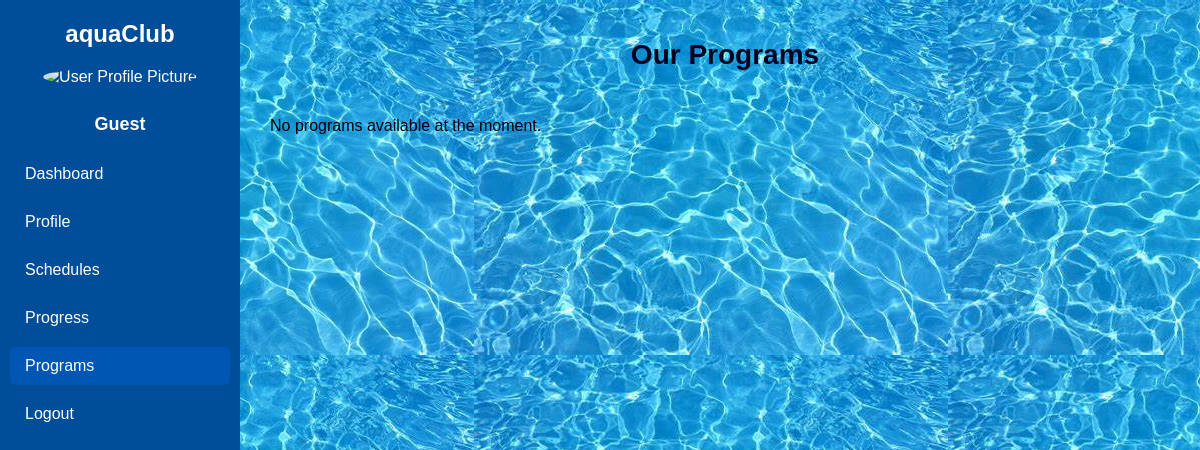
The page /programs.php on the database as committed earlier.
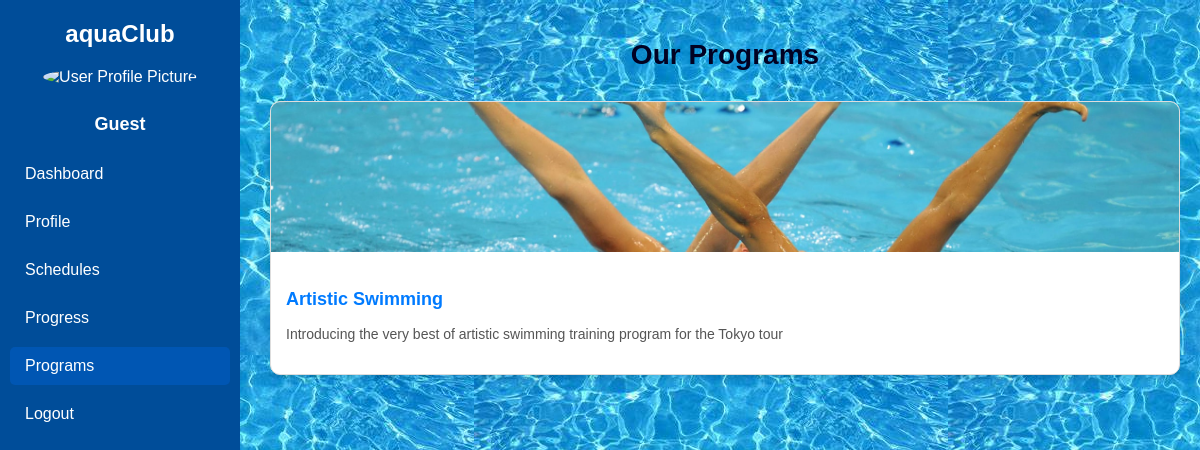
The same page on the database as committed later.
### tables this page shows
CREATE TABLE `programs` (
  `program_id` int(11) NOT NULL,
  `Title` varchar(255) NOT NULL,
  `Description` text NOT NULL,
  `ImageURL` varchar(255) NOT NULL,
  `AltText` varchar(255) DEFAULT NULL,
  `CreationDate` timestamp NOT NULL DEFAULT current_timestamp()
);

### programs.php (the view, shortened to what this page needs)
<?php
include("config_.php");
$sql = "SELECT program_id, Title, Description, ImageURL, AltText FROM programs";
$result = $conn->query($sql);
$profilepic_url = 'default-profile.png';
$username = isset($_SESSION['username']) ? $_SESSION['username'] : 'Guest';
?>
<!DOCTYPE html>
<html lang="en">
<head>
    <link rel="stylesheet" href="programs.css">
    </head>
<body>
    <div class="main-container">
        <div class="sidebar">
            <div class="logo">aquaClub</div>
            <div class="user-profile">
                <img src="<?php echo htmlspecialchars($profilepic_url); ?>" alt="User Profile Picture" class="profile-picture">
                <p class="username"><?php echo htmlspecialchars($username); ?></p>
            </div>
            <ul class="menu">
                <li><a href="user_dashboard.php">Dashboard</a></li>
                <li><a href="profile.php">Profile</a></li>
                <li><a href="schedules.php">Schedules</a></li>
                <li><a href="progress.php">Progress</a></li>
                <li><a href="programs.php" class="active">Programs</a></li>
                <li><a href="logout.php">Logout</a></li>
            </ul>
        </div>
        <div class="programs-feed-container">
            <h1 class="page-title">Our Programs</h1>
            <div class="feed">
                <?php
                if ($result->num_rows > 0) {
                    while ($row = $result->fetch_assoc()) {
                        echo '
                        <div class="feed-card">
                            <img src="' . htmlspecialchars($row['ImageURL']) . '" alt="' . htmlspecialchars($row['AltText']) . '" class="feed-image">
                            <div class="feed-content">
                                <h3 class="feed-title">' . htmlspecialchars($row['Title']) . '</h3>
                                <p class="feed-description">' . htmlspecialchars($row['Description']) . '</p>
                            </div>
                        </div>
                        ';
                    }
                } else {
                    echo '<p>No programs available at the moment.</p>';
                }
                ?>
            </div>
        </div>
    </div>
</body>
</html>

Rows that differ between the two databases and show on the page:
added programs: ImageURL (picture), Title "Artistic Swimming", Description "Introducing the very best of artistic swimming training program for the Tokyo tour"
Other text that changed with them:
text no longer shown: "No programs available at the moment."
